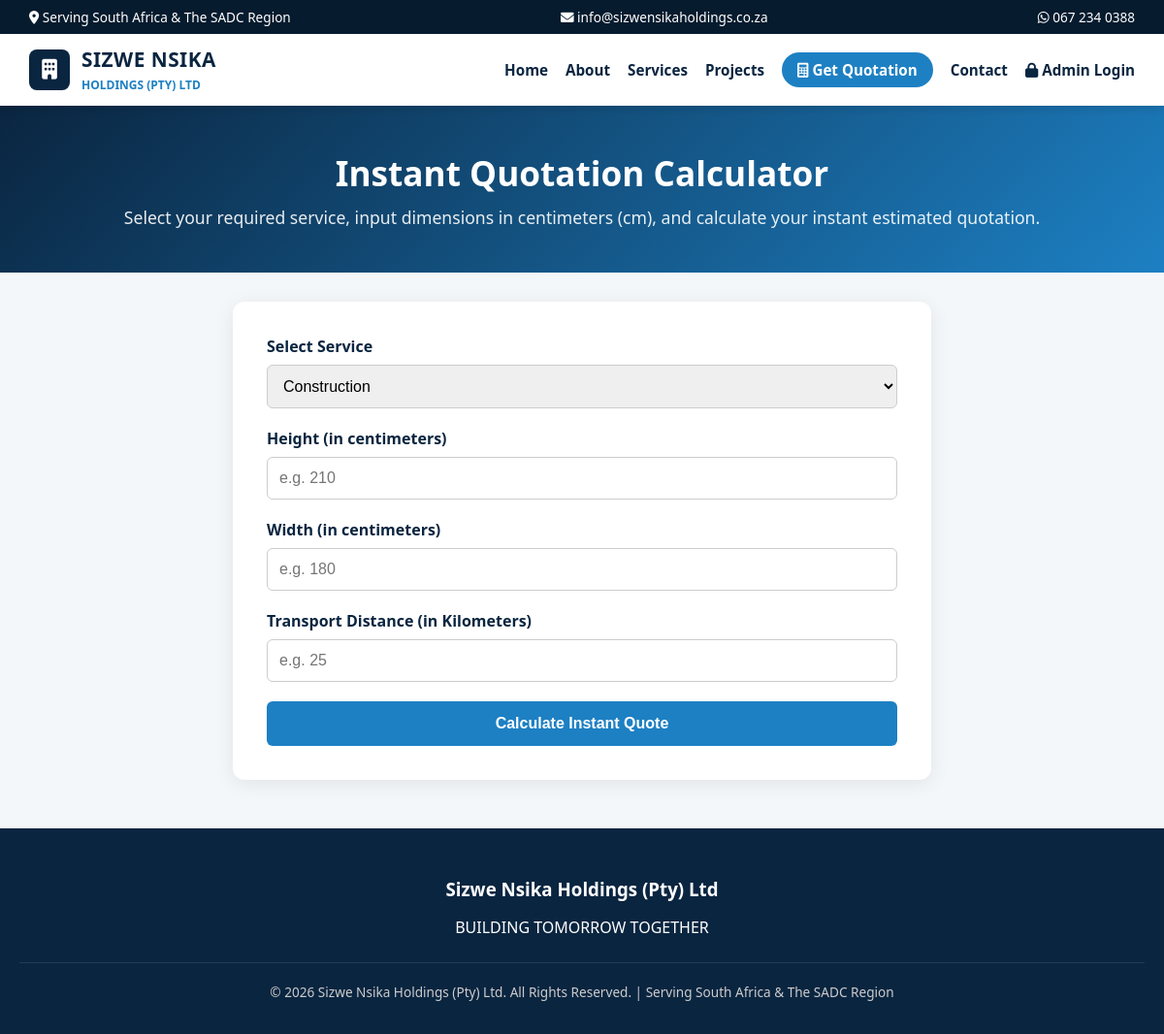
The app's page /quote with its own data.
### tables this page shows
CREATE TABLE business_info
                       (
                           id
                           INTEGER
                           PRIMARY
                           KEY,
                           name
                           TEXT,
                           tagline
                           TEXT,
                           phone
                           TEXT,
                           whatsapp
                           TEXT,
                           email
                           TEXT,
                           region
                           TEXT
                       );

### app.py (the view, shortened to what this page needs)
@app.route('/quote', methods=['GET', 'POST'])
def quote():
    db = get_db()
    services_list = db.execute('SELECT * FROM pricing_config').fetchall()
    transport = db.execute('SELECT * FROM transport_config WHERE id = 1').fetchone()
    quote_result = None
    return render_template('quote.html', services=services_list, quote=quote_result)

### app.py (called while the page is built)
def get_db():
    db = getattr(g, '_database', None)
    if db is None:
        db = g._database = sqlite3.connect(DATABASE)
        db.row_factory = sqlite3.Row
    return db

@app.teardown_appcontext
def close_connection(exception):
    db = getattr(g, '_database', None)
    if db is not None:
        db.close()

@app.context_processor
def inject_business_info():
    db = get_db()
    info = db.execute('SELECT * FROM business_info WHERE id = 1').fetchone()
    return dict(biz=info)

### templates/quote.html (shortened to what this page needs)
{% extends "base.html" %}
{% block content %}
<div class="page-banner">
    <h1>Instant Quotation Calculator</h1>
    <p>Select your required service, input dimensions in centimeters (cm), and calculate your instant estimated quotation.</p>
</div>
<div class="container">
    <div class="form-card">
        <form method="POST">
            <div class="form-group">
                <label for="service">Select Service</label>
                <select name="service" id="service" required>
                    {% for svc in services %}
                    <option value="{{ svc.service_key }}" {% if quote and quote.service_name == svc.service_name %}selected{% endif %}>
                        {{ svc.service_name }}
                    </option>
                    {% endfor %}
                </select>
            </div>
            <div class="form-group">
                <label for="height">Height (in centimeters)</label>
                <input type="number" step="0.1" name="height" id="height" value="{{ quote.height_cm if quote else '' }}" placeholder="e.g. 210" required>
            </div>
            <div class="form-group">
                <label for="width">Width (in centimeters)</label>
                <input type="number" step="0.1" name="width" id="width" value="{{ quote.width_cm if quote else '' }}" placeholder="e.g. 180" required>
            </div>
            <div class="form-group">
                <label for="distance">Transport Distance (in Kilometers)</label>
                <input type="number" step="0.1" name="distance" id="distance" value="{{ quote.distance_km if quote else '' }}" placeholder="e.g. 25" required>
            </div>
            <button type="submit" class="btn-submit">Calculate Instant Quote</button>
        </form>
    </div>
</div>
{% endblock %}

### templates/base.html (shortened to what this page needs)
<!DOCTYPE html>
<html lang="en">
<head>
    <link rel="stylesheet" href="{{ url_for('static', filename='css/style.css') }}">
    <link rel="stylesheet" href="https://cdnjs.cloudflare.com/ajax/libs/font-awesome/6.0.0/css/all.min.css">
</head>
<body>
    <header>
        <div class="top-bar">
            <span><i class="fas fa-map-marker-alt"></i> {{ biz.region }}</span>
            <span><i class="fas fa-envelope"></i> {{ biz.email }}</span>
            <span><i class="fab fa-whatsapp"></i> {{ biz.phone }}</span>
        </div>
        <nav class="navbar">
            <a href="{{ url_for('home') }}" class="brand-link">
                <div id="brand-fallback" class="brand-fallback" style="display: none;">
                    <div class="logo-badge"><i class="fas fa-building"></i></div>
                    <div class="brand-text">
                        <h2>SIZWE NSIKA</h2>
                        <small>HOLDINGS (PTY) LTD</small>
                    </div>
                </div>
            </a>
            <ul class="nav-links" id="nav-links-menu">
                <li><a href="{{ url_for('home') }}">Home</a></li>
                <li><a href="{{ url_for('about') }}">About</a></li>
                <li><a href="{{ url_for('services') }}">Services</a></li>
                <li><a href="{{ url_for('gallery') }}">Projects</a></li>
                <li><a href="{{ url_for('quote') }}" class="btn-nav"><i class="fas fa-calculator"></i> Get Quotation</a></li>
                <li><a href="{{ url_for('contact') }}">Contact</a></li>
                {% if session.admin_logged_in %}
                    <li><a href="{{ url_for('admin') }}" class="admin-link"><i class="fas fa-cog"></i> Admin Portal</a></li>
                {% else %}
                    <li><a href="{{ url_for('login') }}"><i class="fas fa-lock"></i> Admin Login</a></li>
                {% endif %}
            </ul>
        </nav>
    </header>
    <main class="main-content">
        {% block content %}{% endblock %}
    </main>
    <footer>
        <div class="footer-brand">
            <h3>{{ biz.name }}</h3>
            <p>{{ biz.tagline }}</p>
        </div>
        <p class="copyright">&copy; 2026 {{ biz.name }}. All Rights Reserved. | {{ biz.region }}</p>
    </footer>
</body>
</html>

### static/css/style.css (style rules this page uses)
:root { --primary-navy: #0A2540; --dark-navy: #061B2E; --secondary-blue: #1D80C3; --accent-blue: #0076FF; --light-blue: #E8F3FF; --white: #FFFFFF; --dark-grey: #333333; --light-grey: #F4F7FA; --whatsapp-green: #25D366; }
body { font-family: 'Segoe UI', Tahoma, Geneva, Verdana, sans-serif; margin: 0; padding: 0; background-color: var(--light-grey); color: var(--dark-grey); display: flex; flex-direction: column; min-height: 100vh; }
header { background-color: var(--primary-navy); position: sticky; top: 0; z-index: 1000; box-shadow: 0 2px 10px rgba(0,0,0,0.15); }
.top-bar { background: var(--dark-navy); color: var(--white); padding: 8px 30px; display: flex; justify-content: space-between; font-size: 0.85rem; flex-wrap: wrap; }
.navbar { display: flex; justify-content: space-between; align-items: center; padding: 12px 30px; background-color: var(--white); }
.brand-link { text-decoration: none; display: flex; align-items: center; }
.brand-fallback { display: flex; align-items: center; gap: 12px; }
.logo-badge { background: var(--primary-navy); color: var(--white); width: 42px; height: 42px; border-radius: 8px; display: flex; align-items: center; justify-content: center; font-size: 1.3rem; }
.brand-text h2 { margin: 0; color: var(--primary-navy); font-size: 1.3rem; letter-spacing: 0.5px; }
.brand-text small { color: var(--secondary-blue); font-weight: bold; font-size: 0.75rem; }
.nav-links { list-style: none; display: flex; align-items: center; gap: 18px; margin: 0; padding: 0; }
.nav-links a { text-decoration: none; color: var(--primary-navy); font-weight: 600; font-size: 0.95rem; transition: color 0.2s; }
.btn-nav { background-color: var(--secondary-blue); color: var(--white) !important; padding: 8px 16px; border-radius: 20px; }
.page-banner { background: linear-gradient(135deg, var(--primary-navy) 0%, var(--secondary-blue) 100%); color: var(--white); text-align: center; padding: 45px 20px; margin-bottom: 30px; }
.page-banner h1 { margin: 0 0 10px 0; font-size: 2.2rem; }
.page-banner p { margin: 0; font-size: 1.1rem; opacity: 0.9; }
.main-content { flex: 1; }
.container { max-width: 1100px; margin: 0 auto 50px auto; padding: 0 20px; }
.form-card { background: var(--white); padding: 35px; border-radius: 12px; box-shadow: 0 4px 20px rgba(0,0,0,0.08); max-width: 650px; margin: 0 auto; }
.form-group { margin-bottom: 20px; }
.form-group label { display: block; font-weight: bold; margin-bottom: 8px; color: var(--primary-navy); }
.form-group input, .form-group select, .form-group textarea { width: 100%; padding: 12px; border: 1px solid #ccc; border-radius: 6px; box-sizing: border-box; font-size: 1rem; }
.btn-submit { background: var(--secondary-blue); color: var(--white); padding: 14px 20px; border: none; border-radius: 6px; font-weight: bold; font-size: 1rem; cursor: pointer; width: 100%; }
footer { background-color: var(--primary-navy); color: var(--white); text-align: center; padding: 40px 20px 20px 20px; margin-top: auto; }
.footer-brand h3 { margin: 10px 0 5px 0; }
.copyright { border-top: 1px solid rgba(255,255,255,0.1); padding-top: 20px; margin-top: 25px; font-size: 0.85rem; color: #ccc; }

### records on screen
business_info: region "Serving South Africa & The SADC Region", email "info@sizwensikaholdings.co.za", phone "067 234 0388", name "Sizwe Nsika Holdings (Pty) Ltd", tagline "BUILDING TOMORROW TOGETHER"

### other values on screen
form field service "Construction"
